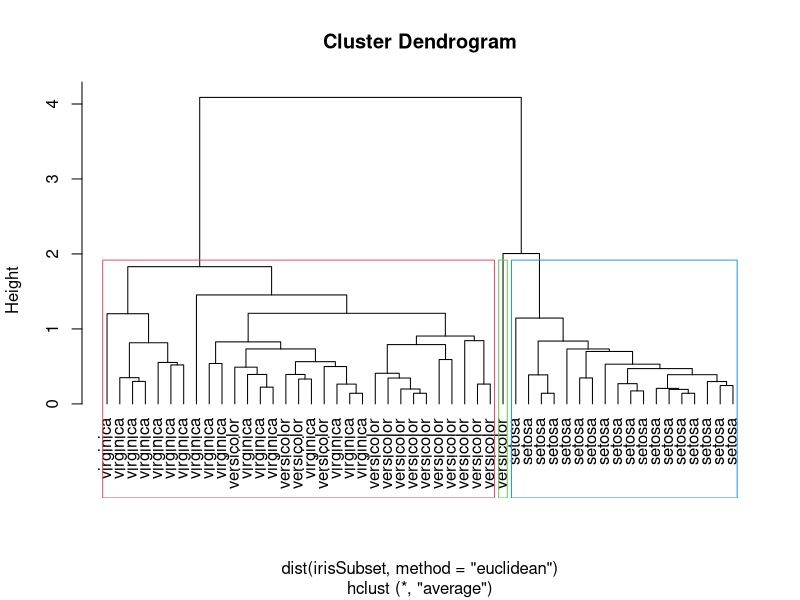
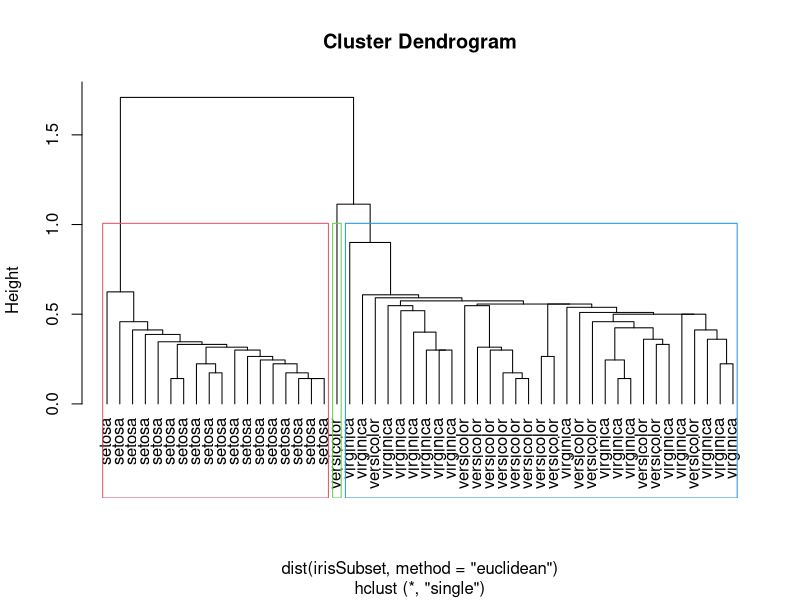
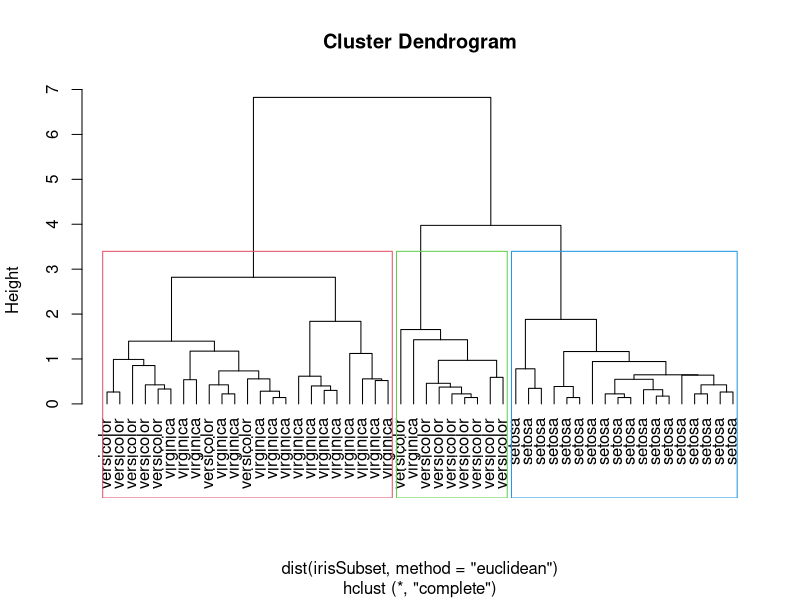

These figures' R source, in order:
## ---- chunk 1
head(iris)
## ---- chunk 2
summary(iris)
## ---- chunk 3
sampleID <- sample(1:dim(iris)[1],50)
sampleID
## ---- chunk 4
irisSubset <- iris[sampleID,]
head(irisSubset)
## ---- chunk 5
irisSubset$Species <- NULL
head(irisSubset)
## ---- chunk 6
hc <- hclust(dist(irisSubset,method="euclidean"), method="average")
plot(hc, hang = -1, labels=iris$Species[sampleID])
rect.hclust(hc, k=3,border=2:6)
## ---- chunk 7
hc <- hclust(dist(irisSubset,method="euclidean"), method="single")
plot(hc, hang = -1, labels=iris$Species[sampleID])
rect.hclust(hc, k=3,border=2:6)
## ---- chunk 8
hc <- hclust(dist(irisSubset,method="euclidean"), method="complete")
plot(hc, hang = -1, labels=iris$Species[sampleID])
rect.hclust(hc, k=3,border=2:6)
